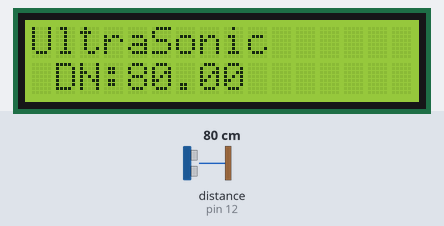
Bench run of a sketch on a simulated Arduino Mega 2560, built with avr-gcc and run on an emulated ATmega2560. Shown: 16×2 character LCD. Wiring (inferred from the names in the program): ultrasonic range finder: trigger pin 11; echo pin 12. The test bench sets the inputs (shaded band); at power-on: distance to the obstacle (sensor on pin 12) 80 cm. The echo pulse lasts 58.3 µs per cm; what the sketch prints to the serial monitor is not drawn.

Above: at 1.2 s.
1.3 s: distance to the obstacle (sensor on pin 12) set to 2 cm
At 2.0 s:
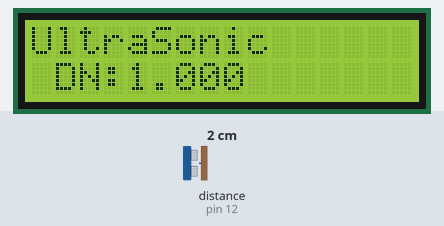
2.8 s: distance to the obstacle (sensor on pin 12) set to 4 cm
At 4.0 s:
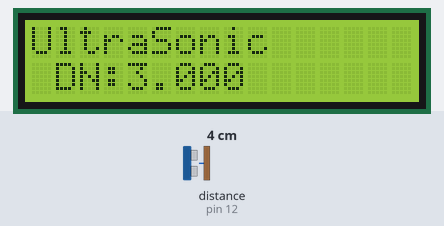
4.4 s: distance to the obstacle (sensor on pin 12) set to 9 cm
At 6.0 s:
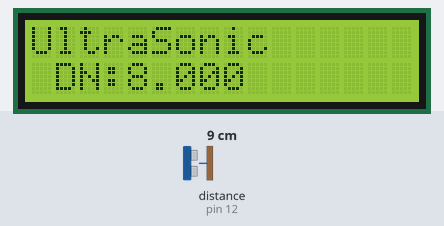
Timing chart, 0 to 7.5 s (numbered marks = the images above; inputs shaded):
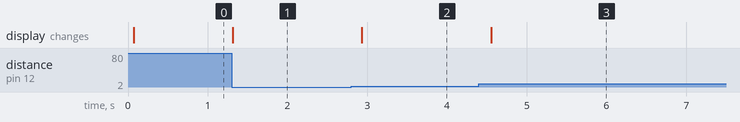

Measured:
- after the input at 1.3 s, the display: changes at once (image 1)
- after the input at 2.8 s, the display: changes after 0.13 s (image 2)
- after the input at 4.4 s, the display: changes after 0.16 s (image 3)

The sketch:

ultrasonicsensor2.ino
```cpp
/* @file Enhance Keypad use
|| @version 1.0
||  Author Bruce modified from keypad library  examples download from http://playground.arduino.cc/Code/Keypad#Download @ keypad,zip
*/
/* LiquidCrystal display with:

LiquidCrystal(rs, enable, d4, d5, d6, d7)
LiquidCrystal(rs, rw, enable, d4, d5, d6, d7)
LiquidCrystal(rs, enable, d0, d1, d2, d3, d4, d5, d6, d7)
LiquidCrystal(rs, rw, enable, d0, d1, d2, d3, d4, d5, d6, d7)
R/W Pin Read = LOW / Write = HIGH   // if No pin connect RW , please leave R/W Pin for Low State

*/
#include <LiquidCrystal.h>
#define EchoPin  12           // connect Pin 2(Arduino digital io) to Echo at US-020
#define TrigPin  11          // connect Pin 3(Arduino digital io) to Trig at US-020
LiquidCrystal lcd(5,6,7,38,40,42,44);   //ok

void setup(){
    pinMode(EchoPin, INPUT);                    //Set EchoPin as input, to receive measure result from US-020
    pinMode(TrigPin, OUTPUT);                   //Set TrigPin as output, used to send high pusle to trig measurement (>10us)

  Serial.begin(9600);
  Serial.println("program start here");

lcd.begin(16, 2);
// 設定 LCD 的行列數目 (16 x 2)  16　行2　列
 lcd.setCursor(0,0);
  // 列印 "Hello World" 訊息到 LCD 上
lcd.print("UltraSonic");
  Serial.println("Ultrasonic sensor detecting...");

}

void loop(){
  double distanceno = 0 ;
  distanceno = SFR04_ultrasonic() ;
    lcd.setCursor(1,1);
      lcd.print("DN:");
      lcd.print(distanceno);
        // now result is printed on Serial COnsole
          Serial.print("UltraSonice DIstance Detecting is :") ;
         Serial.println(distanceno);
    delay(200);

}

unsigned long SFR04_ultrasonic()
{
  long duration, inches, cm;


  digitalWrite(TrigPin, HIGH);
  delayMicroseconds(10);
  digitalWrite(TrigPin, LOW);

  duration = pulseIn(EchoPin, HIGH);

  // convert the time into a distance
  inches = microsecondsToInches(duration);
  cm = microsecondsToCentimeters(duration);

  return (cm) ;
}
long microsecondsToInches(long microseconds)
{
  // According to Parallax's datasheet for the PING))), there are
  // 73.746 microseconds per inch (i.e. sound travels at 1130 feet per
  // second).  This gives the distance travelled by the ping, outbound
  // and return, so we divide by 2 to get the distance of the obstacle.
  // See: http://www.parallax.com/dl/docs/prod/acc/28015-PING-v1.3.pdf
  return microseconds / 74 / 2;
}

long microsecondsToCentimeters(long microseconds)
{
  // The speed of sound is 340 m/s or 29 microseconds per centimeter.
  // The ping travels out and back, so to find the distance of the
  // object we take half of the distance travelled.
  return microseconds / 29 / 2;
}
```
